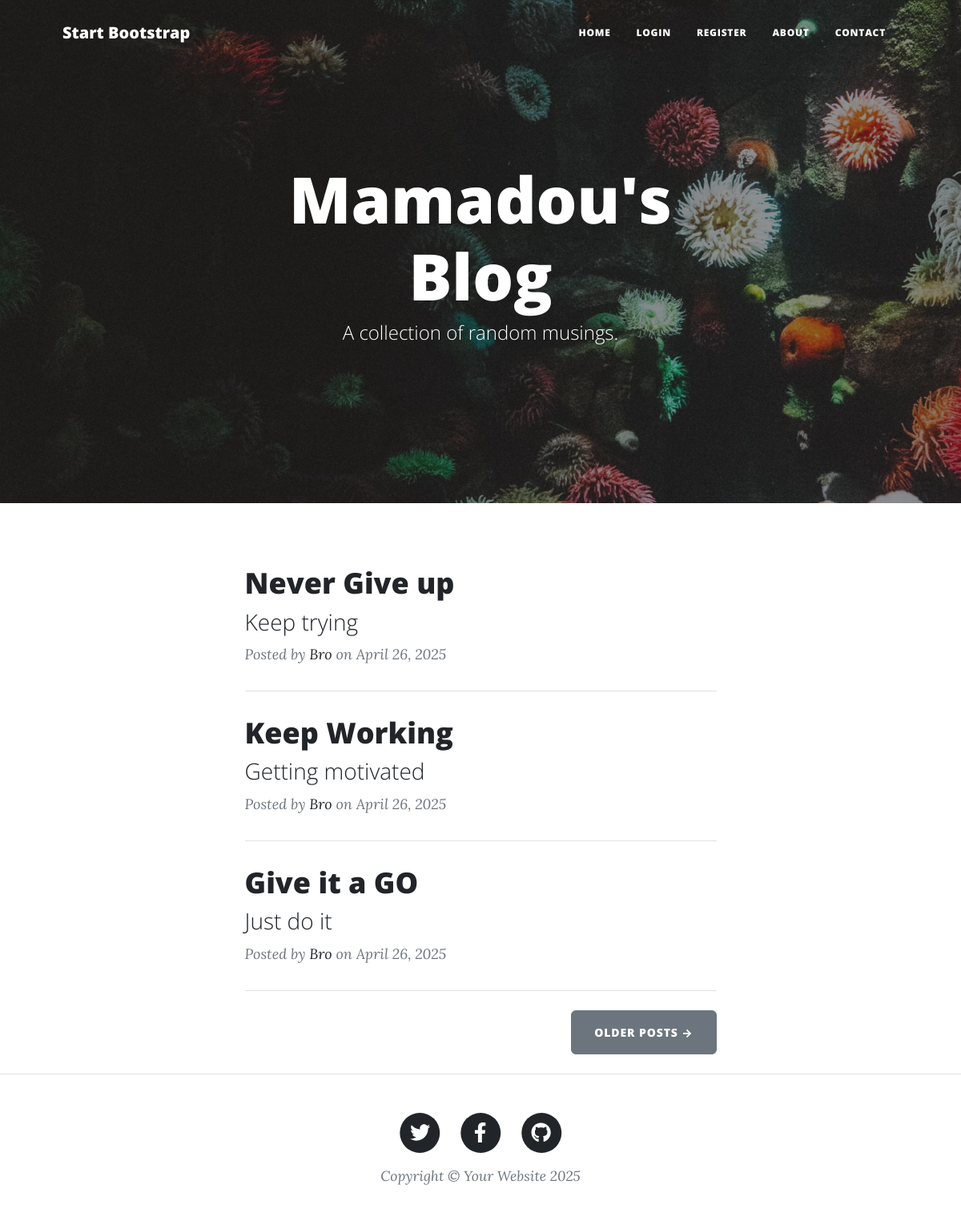
The page / on the database its author committed.
### main.py (models this page shows)
class BlogPost(db.Model):
    __tablename__ = "blog_posts"
    id: Mapped[int] = mapped_column(Integer, primary_key=True)
    author_id: Mapped[int] = mapped_column(Integer, db.ForeignKey("users.id"))
    author = relationship("User", back_populates="posts")
    title: Mapped[str] = mapped_column(String(250), unique=True, nullable=False)
    subtitle: Mapped[str] = mapped_column(String(250), nullable=False)
    date: Mapped[str] = mapped_column(String(250), nullable=False)
    body: Mapped[str] = mapped_column(Text, nullable=False)
    img_url: Mapped[str] = mapped_column(String(250), nullable=False)
    comments = relationship("Comment", back_populates="parent_post")

class User(UserMixin, db.Model):
    __tablename__ = "users"
    id: Mapped[int] = mapped_column(Integer, primary_key=True)
    email: Mapped[str] = mapped_column(String(100), unique=True)
    password: Mapped[str] = mapped_column(String(100))
    name: Mapped[str] = mapped_column(String(100))
    confirmed = db.Column(db.Boolean, default=False)
    posts = relationship("BlogPost", back_populates="author")
    comments = relationship("Comment", back_populates="comment_author")

### main.py (the view)
@app.route('/')
def get_all_posts():
    result = db.session.execute(db.select(BlogPost))
    posts = result.scalars().all()
    return render_template("index.html", all_posts=posts, current_user=current_user)

### templates/index.html (shortened to what this page needs)
{% include "header.html" %}
<header
  class="masthead"
  style="background-image: url('../static/assets/img/home-bg.jpg')"
>
  <div class="container position-relative px-4 px-lg-5">
    <div class="row gx-4 gx-lg-5 justify-content-center">
      <div class="col-md-10 col-lg-8 col-xl-7">
        <div class="site-heading">
          <h1>Mamadou's Blog</h1>
          <span class="subheading">A collection of random musings.</span>
        </div>
      </div>
    </div>
  </div>
</header>
<div class="container px-4 px-lg-5">
  <div class="row gx-4 gx-lg-5 justify-content-center">
    <div class="col-md-10 col-lg-8 col-xl-7">
      {% for post in all_posts %}
      <div class="post-preview">
        <a href="{{ url_for('show_post', post_id=post.id) }}">
          <h2 class="post-title">{{ post.title }}</h2>
          <h3 class="post-subtitle">{{ post.subtitle }}</h3>
        </a>
        <p class="post-meta">
          Posted by
          <a href="#">{{post.author.name}}</a>
          on {{post.date}}
        </p>
      </div>
      <hr class="my-4" />
      {% endfor %}
      <div class="d-flex justify-content-end mb-4">
        <a class="btn btn-secondary text-uppercase" href="#!">Older Posts →</a>
      </div>
    </div>
  </div>
</div>
{% include "footer.html" %}

### templates/header.html (shortened to what this page needs)
<!DOCTYPE html>
<html lang="en">
  <head>
    {% block styles %}
    {{ bootstrap.load_css() }}
    <link
      href="{{ url_for('static', filename='css/styles.css') }}"
      rel="stylesheet"
    />
    {% endblock %}
  </head>
  <body>
    <nav class="navbar navbar-expand-lg navbar-light" id="mainNav">
      <div class="container px-4 px-lg-5">
        <a class="navbar-brand" href="/">Start Bootstrap</a>
        <div class="collapse navbar-collapse" id="navbarResponsive">
          <ul class="navbar-nav ms-auto py-4 py-lg-0">
            <li class="nav-item">
              <a
                class="nav-link px-lg-3 py-3 py-lg-4"
                href="{{ url_for('get_all_posts') }}"
                >Home</a
              >
            </li>
            {% if not current_user.is_authenticated: %}
            <li class="nav-item">
              <a
                class="nav-link px-lg-3 py-3 py-lg-4"
                href="{{ url_for('login') }}"
                >Login</a
              >
            </li>
            <li class="nav-item">
              <a
                class="nav-link px-lg-3 py-3 py-lg-4"
                href="{{ url_for('register') }}"
                >Register</a
              >
            </li>
            {% endif %}
            <li class="nav-item">
              <a
                class="nav-link px-lg-3 py-3 py-lg-4"
                href="{{ url_for('about') }}"
                >About</a
              >
            </li>
            <li class="nav-item">
              <a
                class="nav-link px-lg-3 py-3 py-lg-4"
                href="{{ url_for('contact') }}"
                >Contact</a
              >
            </li>
          </ul>
        </div>
      </div>
    </nav>
  </body>
</html>

### templates/footer.html (shortened to what this page needs)
        <footer class="border-top">
          <div class="container px-4 px-lg-5">
              <div class="row gx-4 gx-lg-5 justify-content-center">
                  <div class="col-md-10 col-lg-8 col-xl-7">
                      <ul class="list-inline text-center">
                          <li class="list-inline-item">
                              <a href="#!">
                                  <span class="fa-stack fa-lg">
                                      <i class="fas fa-circle fa-stack-2x"></i>
                                      <i class="fab fa-twitter fa-stack-1x fa-inverse"></i>
                                  </span>
                              </a>
                          </li>
                          <li class="list-inline-item">
                              <a href="#!">
                                  <span class="fa-stack fa-lg">
                                      <i class="fas fa-circle fa-stack-2x"></i>
                                      <i class="fab fa-facebook-f fa-stack-1x fa-inverse"></i>
                                  </span>
                              </a>
                          </li>
                          <li class="list-inline-item">
                              <a href="#!">
                                  <span class="fa-stack fa-lg">
                                      <i class="fas fa-circle fa-stack-2x"></i>
                                      <i class="fab fa-github fa-stack-1x fa-inverse"></i>
                                  </span>
                              </a>
                          </li>
                      </ul>
                      <div class="small text-center text-muted fst-italic">Copyright &copy; Your Website 2025</div>
                  </div>
              </div>
          </div>
      </footer>
  </body>
</html>

### rows shown on the page
BlogPost: title "Never Give up", subtitle "Keep trying", author.name "Bro", date "April 26, 2025"
BlogPost: title "Keep Working", subtitle "Getting motivated", author.name "Bro", date "April 26, 2025"
BlogPost: title "Give it a GO", subtitle "Just do it", author.name "Bro", date "April 26, 2025"
